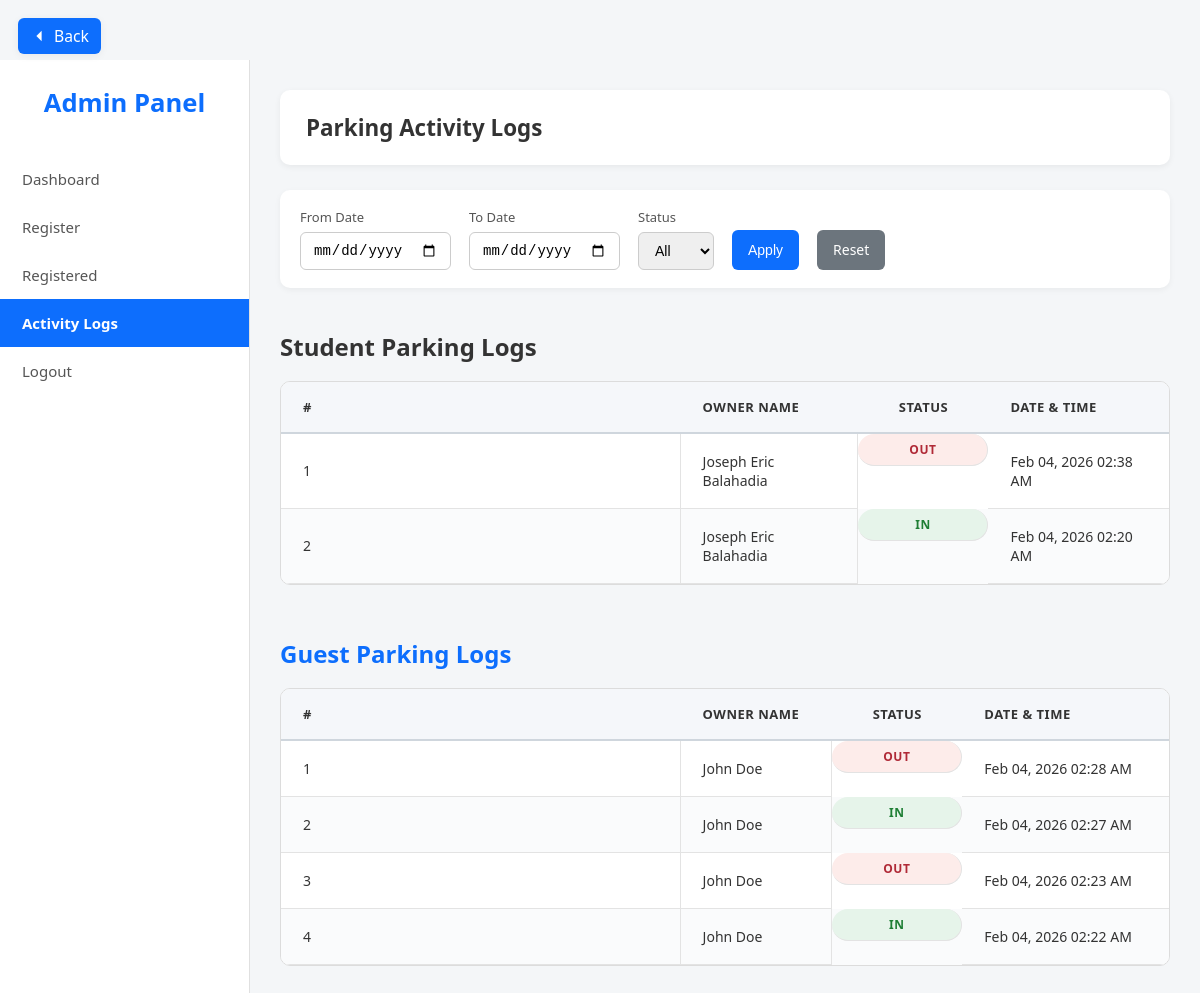
/activity_logs.php (signed in), run on the app's committed database.
### tables this page shows
CREATE TABLE `parking_logs` (
  `id` int(11) NOT NULL,
  `vehicle_id` int(11) DEFAULT NULL,
  `owner_name` varchar(255) DEFAULT NULL,
  `action` enum('IN','OUT') NOT NULL,
  `scanned_at` datetime DEFAULT current_timestamp()
);

### activity_logs.php (the view, shortened to what this page needs)
<?php
require 'db.php';
$from = $_GET['from'] ?? '';
$to   = $_GET['to'] ?? '';
$where = [];
$vehicleSql = "
    SELECT owner_name, action, scanned_at
    FROM parking_logs
    WHERE COALESCE(vehicle_id, 0) > 0 ". ($where ? ' AND '.implode(' AND ', $where) : '') ."
    ORDER BY scanned_at DESC
";
$vehicleResult = $conn->query($vehicleSql);
$guestSql = "
    SELECT owner_name, action, scanned_at
    FROM parking_logs
    WHERE COALESCE(vehicle_id, 0) = 0 ". ($where ? ' AND '.implode(' AND ', $where) : '') ."
    ORDER BY scanned_at DESC
";
$guestResult = $conn->query($guestSql);
?>
<!DOCTYPE html>
<html lang="en">
<head>
    <link rel="stylesheet" href="dashboard.css">
</head>
<body>
<div class="dashboard-wrapper">
    <aside class="sidebar">
        <div class="logo-container">Admin Panel</div>
        <nav class="nav-links">
            <a href="dashboard.php">Dashboard</a>
            <a href="register.php">Register</a>
            <a href="view_vehicles.php">Registered</a>
            <a href="activity_logs.php" class="active">Activity Logs</a>
            <a href="logout.php">Logout</a>
        </nav>
    </aside>
    <main class="main-content">
        <header class="main-header">
            <h1>Parking Activity Logs</h1>
        </header>
        <a href="dashboard.php" class="back-btn">
            <svg viewBox="0 0 24 24"><path d="M15.5 19l-7-7 7-7"/></svg>
            Back</a>
        <form method="GET" class="filter-form">
            <label>
                From Date
                <input type="date" name="from" value="<?= htmlspecialchars($from) ?>">
            </label>
            <label>
                To Date
                <input type="date" name="to" value="<?= htmlspecialchars($to) ?>">
            </label>
            <label>
                Status
                <select name="type">
                    <option value="">All</option>
                </select>
            </label>
            <button type="submit">Apply</button>
            <a href="activity_logs.php" class="reset-btn">Reset</a>
        </form>
        <div class="table-container">
            <h2 class="table-title">Student Parking Logs</h2>
            <table class="activity-table">
                <thead>
                    <tr>
                        <th>#</th>
                        <th>Owner Name</th>
                        <th>Status</th>
                        <th>Date & Time</th>
                    </tr>
                </thead>
                <tbody>
                    <?php if ($vehicleResult->num_rows === 0): ?>
                        <tr>
                            <td colspan="4">No records found</td>
                        </tr>
                    <?php else: ?>
                        <?php $count = 1; ?>
                        <?php while ($row = $vehicleResult->fetch_assoc()): ?>
                            <tr>
                                <td><?= $count++ ?></td>
                                <td><?= htmlspecialchars($row['owner_name']) ?></td>
                                <td class="<?= $row['action'] === 'IN' ? 'in' : 'out' ?>">
                                    <?= $row['action'] ?>
                                </td>
                                <td><?= date('M d, Y h:i A', strtotime($row['scanned_at'])) ?></td>
                            </tr>
                        <?php endwhile; ?>
                    <?php endif; ?>
                </tbody>
            </table>
        </div>
        <div class="table-container mt-32">
            <h2 class="table-title section-title">Guest Parking Logs</h2>
            <table class="activity-table">
                <thead>
                    <tr>
                        <th>#</th>
                        <th>Owner Name</th>
                        <th>Status</th>
                        <th>Date & Time</th>
                    </tr>
                </thead>
                <tbody>
                    <?php if ($guestResult->num_rows === 0): ?>
                        <tr>
                            <td colspan="4">No records found</td>
                        </tr>
                    <?php else: ?>
                        <?php $gcount = 1; ?>
                        <?php while ($row = $guestResult->fetch_assoc()): ?>
                            <tr>
                                <td><?= $gcount++ ?></td>
                                <td><?= htmlspecialchars($row['owner_name']) ?></td>
                                <td class="<?= $row['action'] === 'IN' ? 'in' : 'out' ?>">
                                    <?= $row['action'] ?>
                                </td>
                                <td><?= date('M d, Y h:i A', strtotime($row['scanned_at'])) ?></td>
                            </tr>
                        <?php endwhile; ?>
                    <?php endif; ?>
                </tbody>
            </table>
        </div>
    </main>
</div>
</body>
</html>

### dashboard.css (style rules this page uses)
.back-btn { position: fixed; top: 18px; left: 18px; display: flex; align-items: center; padding: 7px 12px; background: #0d6efd; color: #fff; border: none; border-radius: 6px; font-size: 0.98rem; font-weight: 500; text-decoration: none; box-shadow: 0 2px 8px rgba(0,0,0,0.06); transition: background 0.2s; z-index: 9999; min-width: 0; }
.back-btn svg { margin-right: 6px; width: 18px; height: 18px; fill: #fff; }
.activity-table .in { background-color: #e6f4ea !important; color: #1e7e34 !important; }
.activity-table .out { background-color: #fdecea !important; color: #b02a37 !important; }
* { box-sizing: border-box; }
body { margin: 0; font-family: "Segoe UI", Tahoma, Geneva, Verdana, sans-serif; background-color: #f4f6f8; color: #333; padding-top: 60px; }
.dashboard-wrapper { display: flex; min-height: 100vh; }
.sidebar { width: 250px; background-color: #ffffff; border-right: 1px solid #e0e0e0; padding: 25px 0; display: flex; flex-direction: column; }
.logo-container { text-align: center; font-size: 1.6rem; font-weight: 700; color: #0d6efd; margin-bottom: 35px; }
.nav-links a { display: block; padding: 14px 22px; color: #555; text-decoration: none; font-size: 15px; transition: all 0.2s ease; }
.nav-links a.active { background-color: #0d6efd; color: #ffffff; font-weight: 600; }
.main-content { flex: 1; padding: 30px; position: relative; }
.main-header { background-color: #ffffff; padding: 22px 26px; border-radius: 10px; margin-bottom: 25px; box-shadow: 0 2px 6px rgba(0, 0, 0, 0.06); }
.main-header h1 { margin: 0; font-size: 1.4rem; }
.filter-form { display: flex; flex-wrap: wrap; gap: 18px; margin-bottom: 22px; background-color: #ffffff; padding: 18px 20px; border-radius: 10px; box-shadow: 0 2px 6px rgba(0, 0, 0, 0.05); }
.filter-form label { display: flex; flex-direction: column; font-size: 13px; color: #555; }
.filter-form input, .filter-form select { margin-top: 6px; padding: 9px 12px; border-radius: 6px; border: 1px solid #ccc; font-size: 14px; }
.filter-form button, .reset-btn { padding: 10px 16px; border-radius: 6px; border: none; font-size: 14px; cursor: pointer; margin-top: 22px; transition: opacity 0.2s ease; }
.filter-form button { background-color: #0d6efd; color: #ffffff; }
.reset-btn { background-color: #6c757d; color: #ffffff; text-decoration: none; }
.activity-table-wrapper, .table-container { margin-top: 20px; overflow-x: auto; }
.activity-table { width: 100%; min-width: 720px; border-collapse: separate; border-spacing: 0; background-color: #ffffff; border: 1px solid #dcdcdc; border-radius: 10px; overflow: hidden; }
.activity-table thead th { background-color: #f5f7fa; padding: 16px 22px; font-size: 13px; font-weight: 600; text-transform: uppercase; letter-spacing: 0.5px; text-align: left; border-bottom: 2px solid #cfd6dd; }
.activity-table td { padding: 18px 22px; font-size: 14px; border-bottom: 1px solid #e3e3e3; border-right: 1px solid #e3e3e3; vertical-align: middle; }
.activity-table td:last-child, .activity-table th:last-child { border-right: none; }
.activity-table tbody tr:nth-child(even) { background-color: #fafbfc; }
.activity-table th:first-child, .activity-table td:first-child { text-align: left; width: 45%; }
.activity-table th:nth-child(3), .activity-table td:nth-child(3) { text-align: center; width: 130px; }
.activity-table .in, .activity-table .out { display: inline-block; padding: 7px 16px; border-radius: 20px; font-size: 12px; font-weight: 600; letter-spacing: 0.6px; }
.activity-table .in { background-color: #e6f4ea; color: #1e7e34; }
.activity-table .out { background-color: #fdecea; color: #b02a37; }
.section-title { margin-bottom: 10px; color: #0d6efd; }
.table-title { margin-bottom: 18px; }
.mt-32 { margin-top: 32px; }

### data on the page
parking_logs: owner_name "Joseph Eric Balahadia", action "OUT", scanned_at "Feb 04, 2026 02:38 AM"
parking_logs: owner_name "Joseph Eric Balahadia", action "IN", scanned_at "Feb 04, 2026 02:20 AM"
parking_logs: owner_name "John Doe", action "OUT", scanned_at "Feb 04, 2026 02:28 AM"
parking_logs: owner_name "John Doe", action "IN", scanned_at "Feb 04, 2026 02:27 AM"
parking_logs: owner_name "John Doe", action "OUT", scanned_at "Feb 04, 2026 02:23 AM"
parking_logs: owner_name "John Doe", action "IN", scanned_at "Feb 04, 2026 02:22 AM"
